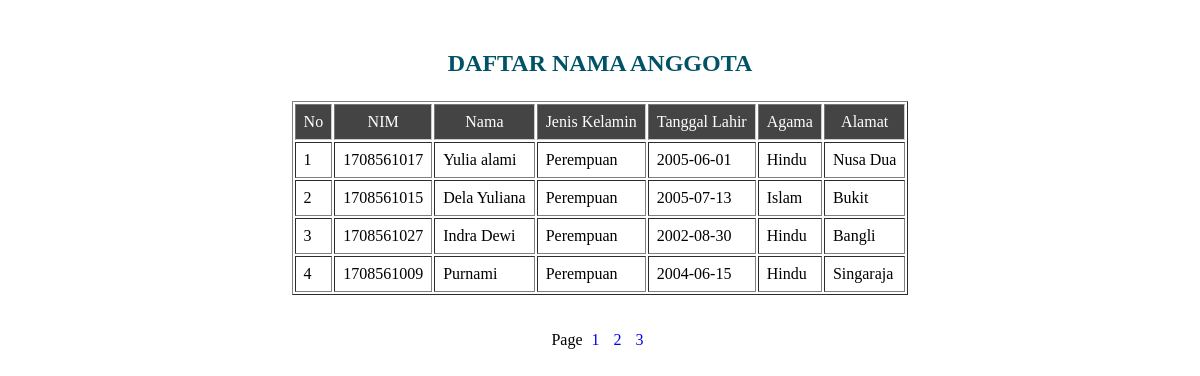
The page /pagination.php on the database its author committed.
### tables this page shows
CREATE TABLE `mahasiswa` (
  `id` int(11) NOT NULL,
  `nim` int(11) NOT NULL,
  `nama` varchar(30) NOT NULL,
  `jk` varchar(10) NOT NULL,
  `tgl_lahir` date NOT NULL,
  `agama` varchar(10) NOT NULL,
  `alamat` text NOT NULL
);

### pagination.php (the view, shortened to what this page needs)
<div class="title"> <p align="center">DAFTAR NAMA ANGGOTA</p> </div>
	<?php
		include "koneksi.php";
		$batas = 4;
		$page = isset($_GET['halaman'])? (int)$_GET["halaman"]:1;
		if ($page > 1) {
			$start = ($page * $batas) - $batas;
		}else{
			$start=0;
		}
		$sql = "SELECT * FROM mahasiswa";
		$sql2 = mysqli_query($conn, $sql);
		$total = mysqli_num_rows($sql2);
		$pages = ceil($total/$batas);
		$query = "SELECT * FROM mahasiswa LIMIT $start, $batas";
		$result = mysqli_query($conn, $query);
		echo"<table border='1px' align='center' cellpadding='8'>";
			echo"<tr id='tr'>";
				echo"<td>No</td>";
				echo"<td>NIM</td>";
				echo"<td>Nama</td>";
				echo"<td>Jenis Kelamin</td>";
				echo"<td>Tanggal Lahir</td>";
				echo"<td>Agama</td>";
				echo"<td>Alamat</td>";
			echo"</tr>";
			while ($row = mysqli_fetch_assoc($result))
			{
				echo"<tr>";
					echo"<td>".$row['id']."</td>";
					echo"<td>".$row['nim']."</td>";
					echo"<td>".$row['nama']."</td>";
					echo"<td>".$row['jk']."</td>";
					echo"<td>".$row['tgl_lahir']."</td>";
					echo"<td>".$row['agama']."</td>";
					echo"<td>".$row['alamat']."</td>";
				echo"</tr>";
			}
		echo"</table>";
	?>
	<center>Page
		<?php for ($i=1; $i<=$pages; $i++){ ?>
			<a href="pagination.php?halaman=<?php echo $i;?>" class="page"><?php echo $i; ?></a>
		<?php } ?>
	</center>

### pagination.php (style rules this page uses)
.title { font-family: Clarendon; font-size: 150%; color: #005266; font-weight: bold; margin-top: 50px; }
#tr { border:1px solid #ccc; background:#444; color:fff; padding:12px; text-align:center; }
.page { text-decoration: none; padding: 5px; }

### rows shown on the page
mahasiswa: id "1", nim "1708561017", nama "Yulia alami", jk "Perempuan", tgl_lahir "2005-06-01", agama "Hindu", alamat "Nusa Dua"
mahasiswa: id "2", nim "1708561015", nama "Dela Yuliana", jk "Perempuan", tgl_lahir "2005-07-13", agama "Islam", alamat "Bukit"
mahasiswa: id "3", nim "1708561027", nama "Indra Dewi", jk "Perempuan", tgl_lahir "2002-08-30", agama "Hindu", alamat "Bangli"
mahasiswa: id "4", nim "1708561009", nama "Purnami", jk "Perempuan", tgl_lahir "2004-06-15", agama "Hindu", alamat "Singaraja"
